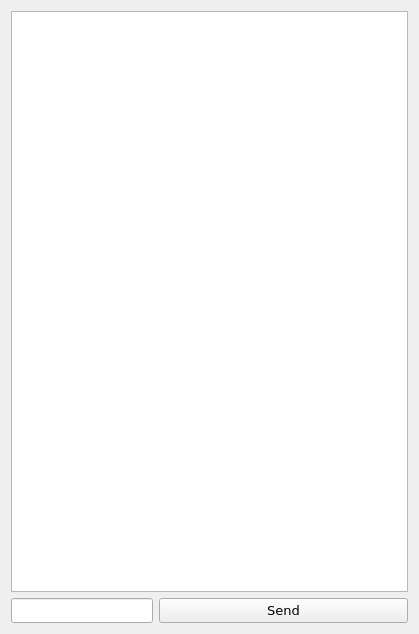
<?xml version="1.0" encoding="UTF-8"?>
<ui version="4.0">
 <class>Chat_window</class>
 <widget class="QWidget" name="Chat_window">
  <property name="geometry">
   <rect>
    <x>0</x>
    <y>0</y>
    <width>419</width>
    <height>634</height>
   </rect>
  </property>
  <property name="font">
   <font>
    <family>DejaVu Sans</family>
    <pointsize>15</pointsize>
   </font>
  </property>
  <property name="windowTitle">
   <string>Chat_window</string>
  </property>
  <layout class="QVBoxLayout" name="verticalLayout">
   <item>
    <widget class="QListWidget" name="messages_listWidget">
     <property name="font">
      <font>
       <pointsize>10</pointsize>
      </font>
     </property>
    </widget>
   </item>
   <item>
    <layout class="QFormLayout" name="formLayout">
     <item row="0" column="0">
      <widget class="QLineEdit" name="text_lineEdit">
       <property name="font">
        <font>
         <pointsize>10</pointsize>
        </font>
       </property>
      </widget>
     </item>
     <item row="0" column="1">
      <widget class="QPushButton" name="pushButton">
       <property name="font">
        <font>
         <pointsize>10</pointsize>
        </font>
       </property>
       <property name="text">
        <string>Send</string>
       </property>
      </widget>
     </item>
    </layout>
   </item>
  </layout>
 </widget>
 <resources/>
 <connections/>
</ui>
